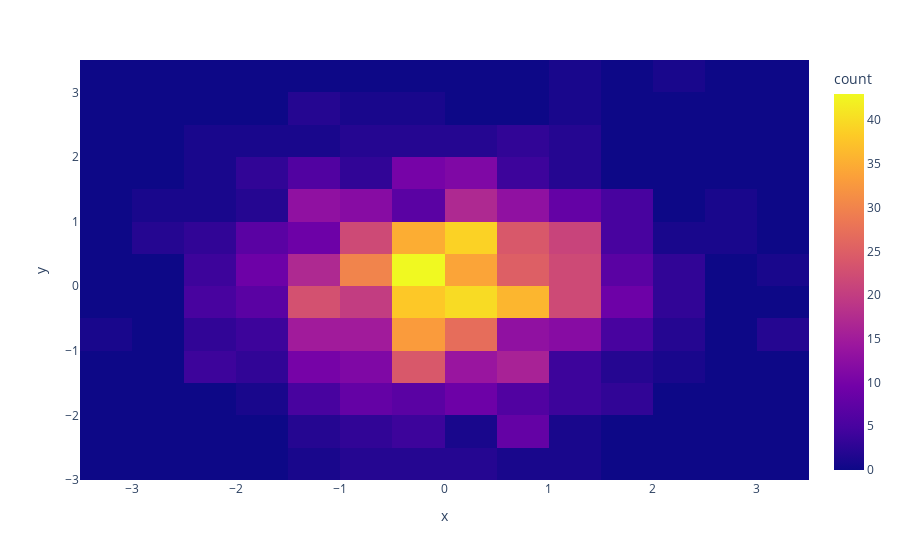

The cell this chart's notebook holds for it:
### Code cell
# Plotly density heatmap
fig = px.density_heatmap(x=x, y=y)
fig.show()

### Figure 1 — Plotly figure (JSON) as saved in the notebook; plotly's stock layout.template omitted (floating-point values rounded to 4 significant figures; data arrays with more than 128 entries replaced by an {"elided": "..."} marker saying what was removed)
{"data": [{"coloraxis": "coloraxis", "hovertemplate": "x=%{x}<br>y=%{y}<br>count=%{z}<extra></extra>", "name": "", "type": "histogram2d", "x": {"elided": "1000 float values"}, "xaxis": "x", "xbingroup": "x", "y": {"elided": "1000 float values"}, "yaxis": "y", "ybingroup": "y"}], "layout": {"coloraxis": {"colorbar": {"title": {"text": "count"}}, "colorscale": [[0, "#0d0887"], [0.1111, "#46039f"], [0.2222, "#7201a8"], [0.3333, "#9c179e"], [0.4444, "#bd3786"], [0.5556, "#d8576b"], [0.6667, "#ed7953"], [0.7778, "#fb9f3a"], [0.8889, "#fdca26"], [1, "#f0f921"]]}, "legend": {"tracegroupgap": 0}, "margin": {"t": 60}, "xaxis": {"anchor": "y", "domain": [0, 1], "title": {"text": "x"}}, "yaxis": {"anchor": "x", "domain": [0, 1], "title": {"text": "y"}}}}
